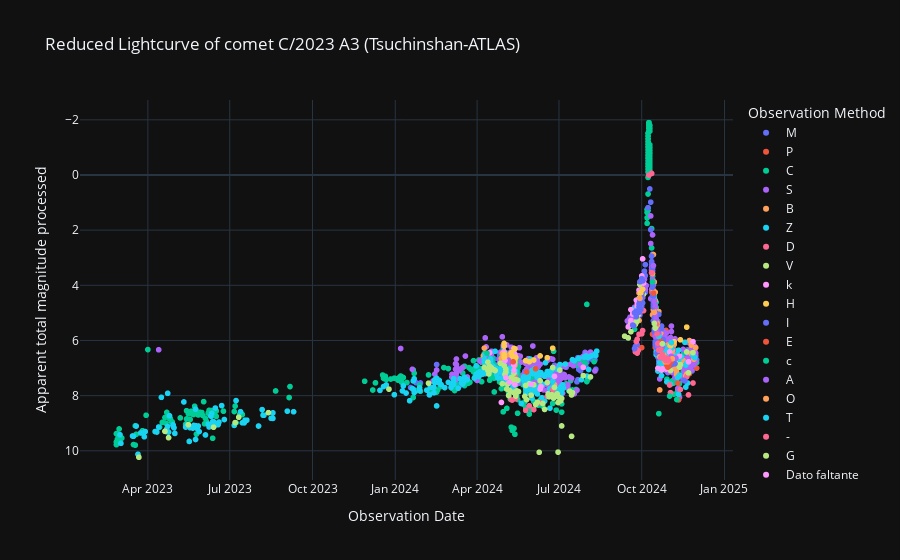

Notebook cell for this chart:
### Code cell
# Curva de luz reducida
labels = {'obs_date':'Observation Date','magnitud_reducida':'Apparent total magnitude processed', 'obs_method_key' : 'Observation Method'}
fig = px.scatter(curva_de_luz_procesada_df, x='obs_date', y='magnitud_reducida', color='obs_method_key', template= 'plotly_dark', labels= labels, title=f'Reduced Lightcurve of comet {nombre_cometa} (Tsuchinshan-ATLAS)')
fig.update_yaxes(autorange="reversed")
fig.show()

### Figure 1 — Plotly figure (JSON) as saved in the notebook; plotly's stock layout.template omitted (floating-point values rounded to 4 significant figures; data arrays with more than 128 entries replaced by an {"elided": "..."} marker saying what was removed)
{"data": [{"hovertemplate": "Observation Method=M<br>Observation Date=%{x}<br>Apparent total magnitude processed=%{y}<extra></extra>", "legendgroup": "M", "marker": {"color": "#636efa", "symbol": "circle"}, "mode": "markers", "name": "M", "showlegend": true, "type": "scattergl", "x": {"elided": "503 str values"}, "xaxis": "x", "y": {"elided": "503 float values"}, "yaxis": "y"}, {"hovertemplate": "Observation Method=P<br>Observation Date=%{x}<br>Apparent total magnitude processed=%{y}<extra></extra>", "legendgroup": "P", "marker": {"color": "#EF553B", "symbol": "circle"}, "mode": "markers", "name": "P", "showlegend": true, "type": "scattergl", "x": ["2024-12-01T00:00:00", "2024-11-25T00:00:00", "2024-11-23T00:00:00", "2024-11-21T00:00:00", "2024-11-16T00:00:00", "2024-10-28T00:00:00", "2024-10-22T00:00:00", "2024-10-20T00:00:00", "2024-10-16T00:00:00", "2024-10-16T00:00:00", "2024-10-15T00:00:00", "2024-10-14T00:00:00", "2024-10-14T00:00:00", "2024-10-13T00:00:00", "2024-10-13T00:00:00", "2024-10-12T00:00:00", "2024-10-01T00:00:00"], "xaxis": "x", "y": [7.001, 6.77, 7.203, 7.244, 7.424, 5.637, 5.833, 6.154, 6.25, 5.75, 5.28, 4.987, 4.587, 5.773, 3.873, 4.244, 6.26], "yaxis": "y"}, {"hovertemplate": "Observation Method=C<br>Observation Date=%{x}<br>Apparent total magnitude processed=%{y}<extra></extra>", "legendgroup": "C", "marker": {"color": "#00cc96", "symbol": "circle"}, "mode": "markers", "name": "C", "showlegend": true, "type": "scattergl", "x": {"elided": "566 str values"}, "xaxis": "x", "y": {"elided": "566 float values"}, "yaxis": "y"}, {"hovertemplate": "Observation Method=S<br>Observation Date=%{x}<br>Apparent total magnitude processed=%{y}<extra></extra>", "legendgroup": "S", "marker": {"color": "#ab63fa", "symbol": "circle"}, "mode": "markers", "name": "S", "showlegend": true, "type": "scattergl", "x": {"elided": "403 str values"}, "xaxis": "x", "y": {"elided": "403 float values"}, "yaxis": "y"}, {"hovertemplate": "Observation Method=B<br>Observation Date=%{x}<br>Apparent total magnitude processed=%{y}<extra></extra>", "legendgroup": "B", "marker": {"color": "#FFA15A", "symbol": "circle"}, "mode": "markers", "name": "B", "showlegend": true, "type": "scattergl", "x": {"elided": "150 str values"}, "xaxis": "x", "y": {"elided": "150 float values"}, "yaxis": "y"}, {"hovertemplate": "Observation Method=Z<br>Observation Date=%{x}<br>Apparent total magnitude processed=%{y}<extra></extra>", "legendgroup": "Z", "marker": {"color": "#19d3f3", "symbol": "circle"}, "mode": "markers", "name": "Z", "showlegend": true, "type": "scattergl", "x": {"elided": "339 str values"}, "xaxis": "x", "y": {"elided": "339 float values"}, "yaxis": "y"}, {"hovertemplate": "Observation Method=D<br>Observation Date=%{x}<br>Apparent total magnitude processed=%{y}<extra></extra>", "legendgroup": "D", "marker": {"color": "#FF6692", "symbol": "circle"}, "mode": "markers", "name": "D", "showlegend": true, "type": "scattergl", "x": ["2024-11-27T00:00:00", "2024-11-22T00:00:00", "2024-11-20T00:00:00", "2024-11-13T00:00:00", "2024-11-02T00:00:00", "2024-11-01T00:00:00", "2024-10-03T00:00:00", "2024-10-02T00:00:00", "2024-10-01T00:00:00", "2024-09-28T00:00:00", "2024-09-27T00:00:00", "2024-09-26T00:00:00", "2024-09-26T00:00:00", "2024-09-25T00:00:00", "2024-09-25T00:00:00", "2024-09-25T00:00:00", "2024-09-24T00:00:00", "2024-06-24T00:00:00", "2024-06-18T00:00:00", "2024-06-10T00:00:00", "2024-06-03T00:00:00", "2024-05-29T00:00:00", "2024-05-25T00:00:00", "2024-05-14T00:00:00", "2024-05-13T00:00:00", "2024-05-10T00:00:00", "2024-05-09T00:00:00"], "xaxis": "x", "y": [7.542, 7.974, 7.317, 7.776, 7.892, 7.615, 4.918, 5.642, 5.76, 5.775, 6.368, 5.958, 6.458, 6.037, 6.337, 6.037, 6.416, 7.782, 8.026, 8.261, 8.508, 8.369, 8.534, 8.115, 7.301, 8.159, 8.145], "yaxis": "y"}, {"hovertemplate": "Observation Method=V<br>Observation Date=%{x}<br>Apparent total magnitude processed=%{y}<extra></extra>", "legendgroup": "V", "marker": {"color": "#B6E880", "symbol": "circle"}, "mode": "markers", "name": "V", "showlegend": true, "type": "scattergl", "x": ["2024-11-27T00:00:00", "2024-11-22T00:00:00", "2024-11-20T00:00:00", "2024-11-13T00:00:00", "2024-11-12T00:00:00", "2024-11-08T00:00:00", "2024-11-06T00:00:00", "2024-11-02T00:00:00", "2024-11-01T00:00:00", "2024-10-28T00:00:00", "2024-10-20T00:00:00", "2024-10-16T00:00:00", "2024-10-15T00:00:00", "2024-10-03T00:00:00", "2024-10-02T00:00:00", "2024-10-01T00:00:00", "2024-09-30T00:00:00", "2024-09-29T00:00:00", "2024-09-28T00:00:00", "2024-09-27T00:00:00", "2024-09-26T00:00:00", "2024-09-26T00:00:00", "2024-09-25T00:00:00", "2024-09-25T00:00:00", "2024-09-25T00:00:00", "2024-09-24T00:00:00", "2024-09-21T00:00:00", "2024-09-19T00:00:00", "2024-09-19T00:00:00", "2024-09-16T00:00:00", "2024-09-12T00:00:00", "2024-08-05T00:00:00", "2024-07-28T00:00:00", "2024-07-16T00:00:00", "2024-07-15T00:00:00", "2024-07-15T00:00:00", "2024-07-13T00:00:00", "2024-07-04T00:00:00", "2024-07-04T00:00:00", "2024-07-03T00:00:00", "2024-07-02T00:00:00", "2024-07-02T00:00:00", "2024-06-30T00:00:00", "2024-06-30T00:00:00", "2024-06-29T00:00:00", "2024-06-28T00:00:00", "2024-06-26T00:00:00", "2024-06-25T00:00:00", "2024-06-24T00:00:00", "2024-06-24T00:00:00", "2024-06-23T00:00:00", "2024-06-20T00:00:00", "2024-06-19T00:00:00", "2024-06-18T00:00:00", "2024-06-15T00:00:00", "2024-06-13T00:00:00", "2024-06-10T00:00:00", "2024-06-09T00:00:00", "2024-06-07T00:00:00", "2024-06-05T00:00:00", "2024-06-03T00:00:00", "2024-05-31T00:00:00", "2024-05-29T00:00:00", "2024-05-26T00:00:00", "2024-05-25T00:00:00", "2024-05-24T00:00:00", "2024-05-17T00:00:00", "2024-05-16T00:00:00", "2024-05-16T00:00:00", "2024-05-15T00:00:00", "2024-05-14T00:00:00", "2024-05-14T00:00:00", "2024-05-13T00:00:00", "2024-05-12T00:00:00", "2024-05-11T00:00:00", "2024-05-10T00:00:00", "2024-05-10T00:00:00", "2024-05-09T00:00:00", "2024-05-07T00:00:00", "2024-05-06T00:00:00", "2024-05-05T00:00:00", "2024-05-04T00:00:00", "2024-05-03T00:00:00", "2024-05-03T00:00:00", "2024-05-02T00:00:00", "2024-05-01T00:00:00", "2024-04-29T00:00:00", "2024-04-27T00:00:00", "2024-04-21T00:00:00", "2024-04-20T00:00:00", "2024-04-17T00:00:00", "2024-04-16T00:00:00", "2024-04-15T00:00:00", "2024-04-15T00:00:00", "2024-04-14T00:00:00", "2024-04-13T00:00:00", "2024-04-13T00:00:00", "2024-04-09T00:00:00", "2024-02-07T00:00:00", "2023-12-25T00:00:00", "2023-08-13T00:00:00", "2023-07-11T00:00:00", "2023-07-07T00:00:00", "2023-06-13T00:00:00", "2023-05-16T00:00:00", "2023-04-24T00:00:00", "2023-04-20T00:00:00", "2023-03-22T00:00:00"], "xaxis": "x", "y": [6.442, 7.174, 6.417, 6.876, 6.964, 6.842, 6.745, 7.092, 6.715, 6.737, 6.154, 5.55, 5.18, 4.318, 3.842, 4.26, 4.369, 3.973, 4.475, 5.068, 5.258, 5.058, 5.337, 5.337, 5.137, 5.416, 5.443, 5.382, 5.682, 5.909, 5.844, 7.322, 7.275, 7.895, 7.976, 9.476, 7.84, 8.099, 9.099, 8.186, 8.074, 7.074, 8.249, 10.05, 7.937, 8.025, 7.703, 8.092, 7.982, 6.982, 7.972, 8.044, 7.935, 7.526, 8.5, 8.285, 7.461, 10.05, 8.239, 8.325, 7.608, 7.986, 7.569, 8.143, 7.634, 8.025, 7.852, 7.84, 7.44, 7.827, 7.415, 8.015, 6.801, 7.188, 7.874, 7.359, 7.459, 7.345, 7.813, 7.996, 7.581, 7.762, 7.044, 7.144, 7.226, 6.907, 7.568, 6.827, 7.092, 7.067, 6.993, 7.068, 6.942, 6.942, 7.215, 7.088, 6.788, 6.979, 7.549, 7.765, 8.617, 8.783, 8.979, 9.147, 9.055, 9.523, 9.293, 10.23], "yaxis": "y"}, {"hovertemplate": "Observation Method=k<br>Observation Date=%{x}<br>Apparent total magnitude processed=%{y}<extra></extra>", "legendgroup": "k", "marker": {"color": "#FF97FF", "symbol": "circle"}, "mode": "markers", "name": "k", "showlegend": true, "type": "scattergl", "x": ["2024-11-27T00:00:00", "2024-11-22T00:00:00", "2024-11-12T00:00:00", "2024-11-01T00:00:00", "2024-10-28T00:00:00", "2024-10-24T00:00:00", "2024-10-23T00:00:00", "2024-10-20T00:00:00", "2024-10-19T00:00:00", "2024-10-03T00:00:00", "2024-10-02T00:00:00", "2024-10-01T00:00:00", "2024-09-29T00:00:00", "2024-09-28T00:00:00", "2024-09-27T00:00:00", "2024-09-26T00:00:00", "2024-09-26T00:00:00", "2024-09-25T00:00:00", "2024-09-25T00:00:00", "2024-09-25T00:00:00", "2024-09-24T00:00:00", "2024-09-21T00:00:00", "2024-09-19T00:00:00", "2024-09-19T00:00:00", "2024-09-16T00:00:00", "2024-07-28T00:00:00", "2024-06-26T00:00:00", "2024-06-11T00:00:00", "2024-06-10T00:00:00", "2024-05-31T00:00:00", "2024-05-13T00:00:00", "2024-05-13T00:00:00", "2024-05-13T00:00:00", "2024-05-12T00:00:00", "2024-05-12T00:00:00", "2024-05-12T00:00:00", "2024-05-12T00:00:00", "2024-05-07T00:00:00", "2024-05-03T00:00:00", "2024-05-02T00:00:00", "2024-05-01T00:00:00", "2024-05-01T00:00:00", "2024-04-28T00:00:00", "2024-04-15T00:00:00"], "xaxis": "x", "y": [6.042, 6.774, 6.564, 6.415, 7.037, 7.024, 7.076, 6.154, 7.009, 3.918, 3.042, 3.66, 3.873, 4.175, 4.668, 4.658, 4.758, 5.037, 5.037, 4.537, 5.016, 5.043, 5.282, 4.882, 5.509, 6.975, 7.303, 7.669, 7.761, 7.586, 7.601, 6.301, 6.501, 6.688, 6.888, 6.888, 7.088, 7.513, 7.344, 6.726, 6.407, 6.607, 8.247, 6.442], "yaxis": "y"}, {"hovertemplate": "Observation Method=H<br>Observation Date=%{x}<br>Apparent total magnitude processed=%{y}<extra></extra>", "legendgroup": "H", "marker": {"color": "#FECB52", "symbol": "circle"}, "mode": "markers", "name": "H", "showlegend": true, "type": "scattergl", "x": ["2024-11-20T00:00:00", "2024-11-13T00:00:00", "2024-11-06T00:00:00", "2024-11-02T00:00:00", "2024-06-24T00:00:00", "2024-06-18T00:00:00", "2024-06-10T00:00:00", "2024-06-03T00:00:00", "2024-05-29T00:00:00", "2024-05-25T00:00:00", "2024-05-14T00:00:00", "2024-05-13T00:00:00", "2024-05-13T00:00:00", "2024-05-12T00:00:00", "2024-05-12T00:00:00", "2024-05-10T00:00:00", "2024-05-09T00:00:00", "2024-05-01T00:00:00", "2024-05-01T00:00:00", "2024-05-01T00:00:00", "2024-05-01T00:00:00"], "xaxis": "x", "y": [5.517, 5.976, 6.045, 6.192, 6.282, 6.626, 6.561, 6.708, 6.769, 6.734, 6.615, 6.301, 6.701, 6.288, 6.688, 6.559, 6.445, 6.107, 6.507, 6.207, 6.607], "yaxis": "y"}, {"hovertemplate": "Observation Method=I<br>Observation Date=%{x}<br>Apparent total magnitude processed=%{y}<extra></extra>", "legendgroup": "I", "marker": {"color": "#636efa", "symbol": "circle"}, "mode": "markers", "name": "I", "showlegend": true, "type": "scattergl", "x": ["2024-11-18T00:00:00", "2024-11-17T00:00:00", "2024-11-07T00:00:00", "2024-11-04T00:00:00", "2024-11-03T00:00:00", "2024-11-01T00:00:00", "2024-10-25T00:00:00", "2024-10-23T00:00:00", "2024-10-23T00:00:00", "2024-10-23T00:00:00", "2024-10-22T00:00:00", "2024-10-22T00:00:00", "2024-10-21T00:00:00", "2024-10-20T00:00:00", "2024-10-20T00:00:00", "2024-10-20T00:00:00", "2024-10-20T00:00:00", "2024-10-20T00:00:00", "2024-10-19T00:00:00", "2024-10-19T00:00:00", "2024-10-19T00:00:00", "2024-10-18T00:00:00", "2024-10-18T00:00:00", "2024-10-18T00:00:00", "2024-10-18T00:00:00", "2024-10-17T00:00:00", "2024-10-17T00:00:00", "2024-10-17T00:00:00", "2024-10-17T00:00:00", "2024-10-17T00:00:00", "2024-10-16T00:00:00", "2024-10-16T00:00:00", "2024-10-16T00:00:00", "2024-10-16T00:00:00", "2024-10-16T00:00:00", "2024-10-16T00:00:00", "2024-10-16T00:00:00", "2024-10-16T00:00:00", "2024-10-16T00:00:00", "2024-10-16T00:00:00", "2024-10-15T00:00:00", "2024-10-15T00:00:00", "2024-10-15T00:00:00", "2024-10-15T00:00:00", "2024-10-15T00:00:00", "2024-10-15T00:00:00", "2024-10-15T00:00:00", "2024-10-15T00:00:00", "2024-10-14T00:00:00", "2024-10-14T00:00:00", "2024-10-14T00:00:00", "2024-10-14T00:00:00", "2024-10-14T00:00:00", "2024-10-14T00:00:00", "2024-10-13T00:00:00", "2024-10-13T00:00:00", "2024-10-13T00:00:00", "2024-10-13T00:00:00", "2024-10-13T00:00:00", "2024-10-13T00:00:00", "2024-10-13T00:00:00", "2024-10-13T00:00:00", "2024-10-13T00:00:00", "2024-10-13T00:00:00", "2024-10-13T00:00:00", "2024-10-13T00:00:00", "2024-10-12T00:00:00", "2024-10-12T00:00:00", "2024-10-12T00:00:00", "2024-10-12T00:00:00", "2024-10-11T00:00:00", "2024-10-11T00:00:00", "2024-10-10T00:00:00", "2024-10-08T00:00:00", "2024-10-02T00:00:00", "2024-10-02T00:00:00", "2024-10-02T00:00:00", "2024-10-02T00:00:00", "2024-10-01T00:00:00", "2024-10-01T00:00:00", "2024-10-01T00:00:00", "2024-10-01T00:00:00", "2024-10-01T00:00:00", "2024-10-01T00:00:00", "2024-10-01T00:00:00", "2024-09-30T00:00:00", "2024-09-30T00:00:00", "2024-09-30T00:00:00", "2024-09-29T00:00:00", "2024-09-29T00:00:00", "2024-09-29T00:00:00", "2024-09-29T00:00:00", "2024-09-28T00:00:00", "2024-09-28T00:00:00", "2024-09-28T00:00:00", "2024-09-28T00:00:00", "2024-09-28T00:00:00", "2024-09-25T00:00:00", "2024-09-25T00:00:00", "2024-09-25T00:00:00", "2024-09-23T00:00:00", "2024-09-23T00:00:00", "2024-09-22T00:00:00", "2024-09-21T00:00:00"], "xaxis": "x", "y": [7.468, 7.444, 6.843, 6.864, 6.778, 6.915, 5.969, 6.076, 5.976, 5.576, 6.333, 6.233, 6.294, 6.254, 6.154, 6.154, 6.254, 5.054, 5.709, 5.809, 6.109, 6.466, 5.666, 5.966, 6.266, 6.212, 6.112, 5.012, 5.712, 5.912, 6.15, 5.75, 5.25, 6.05, 5.65, 5.15, 5.75, 5.55, 5.65, 5.05, 4.68, 5.18, 5.68, 5.68, 4.68, 4.58, 5.38, 5.18, 4.387, 4.587, 4.787, 4.787, 4.687, 5.287, 4.373, 4.373, 4.073, 3.873, 3.373, 3.873, 3.873, 3.873, 3.273, 3.873, 3.973, 4.073, 3.244, 2.944, 2.944, 3.144, 1.985, 0.9852, 0.5069, 1.189, 4.242, 3.842, 4.142, 4.142, 3.76, 4.36, 4.56, 4.46, 4.56, 4.56, 4.56, 4.469, 4.469, 4.869, 4.473, 4.673, 4.673, 4.573, 4.675, 4.775, 4.975, 4.975, 4.775, 4.937, 4.937, 5.137, 4.997, 6.297, 5.466, 5.443], "yaxis": "y"}, {"hovertemplate": "Observation Method=E<br>Observation Date=%{x}<br>Apparent total magnitude processed=%{y}<extra></extra>", "legendgroup": "E", "marker": {"color": "#EF553B", "symbol": "circle"}, "mode": "markers", "name": "E", "showlegend": true, "type": "scattergl", "x": ["2024-11-11T00:00:00", "2024-11-10T00:00:00", "2024-11-02T00:00:00", "2024-10-31T00:00:00", "2024-10-30T00:00:00", "2024-10-29T00:00:00", "2024-10-23T00:00:00", "2024-10-22T00:00:00", "2024-10-14T00:00:00", "2024-05-11T00:00:00"], "xaxis": "x", "y": [8.154, 7.546, 6.792, 6.939, 6.968, 6.902, 6.276, 6.033, 4.287, 6.774], "yaxis": "y"}, {"hovertemplate": "Observation Method=c<br>Observation Date=%{x}<br>Apparent total magnitude processed=%{y}<extra></extra>", "legendgroup": "c", "marker": {"color": "#00cc96", "symbol": "circle"}, "mode": "markers", "name": "c", "showlegend": true, "type": "scattergl", "x": ["2024-11-09T00:00:00", "2024-11-01T00:00:00", "2024-10-13T00:00:00", "2024-05-16T00:00:00", "2024-05-13T00:00:00", "2024-05-12T00:00:00", "2024-05-10T00:00:00", "2024-05-09T00:00:00", "2024-05-04T00:00:00", "2024-04-30T00:00:00", "2024-04-12T00:00:00"], "xaxis": "x", "y": [8.144, 8.015, 3.873, 8.64, 9.401, 9.188, 9.259, 9.145, 8.462, 8.588, 6.461], "yaxis": "y"}, {"hovertemplate": "Observation Method=A<br>Observation Date=%{x}<br>Apparent total magnitude processed=%{y}<extra></extra>", "legendgroup": "A", "marker": {"color": "#ab63fa", "symbol": "circle"}, "mode": "markers", "name": "A", "showlegend": true, "type": "scattergl", "x": ["2024-11-08T00:00:00", "2024-11-03T00:00:00", "2024-11-02T00:00:00", "2024-10-24T00:00:00", "2024-10-22T00:00:00", "2024-10-20T00:00:00", "2024-10-19T00:00:00", "2024-10-18T00:00:00", "2024-10-18T00:00:00", "2024-10-17T00:00:00", "2024-10-16T00:00:00", "2024-10-16T00:00:00", "2024-10-16T00:00:00", "2024-10-15T00:00:00", "2024-10-14T00:00:00", "2024-10-13T00:00:00"], "xaxis": "x", "y": [6.642, 6.578, 5.892, 6.224, 6.133, 5.754, 6.209, 5.866, 5.666, 5.212, 5.05, 5.85, 4.75, 4.58, 3.287, 2.173], "yaxis": "y"}, {"hovertemplate": "Observation Method=O<br>Observation Date=%{x}<br>Apparent total magnitude processed=%{y}<extra></extra>", "legendgroup": "O", "marker": {"color": "#FFA15A", "symbol": "circle"}, "mode": "markers", "name": "O", "showlegend": true, "type": "scattergl", "x": ["2024-11-04T00:00:00", "2024-10-30T00:00:00", "2024-10-28T00:00:00", "2024-10-27T00:00:00", "2024-10-22T00:00:00", "2024-10-21T00:00:00", "2024-10-15T00:00:00", "2024-09-29T00:00:00"], "xaxis": "x", "y": [6.664, 6.768, 6.737, 6.776, 6.633, 6.594, 4.98, 4.473], "yaxis": "y"}, {"hovertemplate": "Observation Method=T<br>Observation Date=%{x}<br>Apparent total magnitude processed=%{y}<extra></extra>", "legendgroup": "T", "marker": {"color": "#19d3f3", "symbol": "circle"}, "mode": "markers", "name": "T", "showlegend": true, "type": "scattergl", "x": ["2024-11-03T00:00:00", "2024-10-21T00:00:00", "2024-10-20T00:00:00"], "xaxis": "x", "y": [6.078, 6.794, 5.854], "yaxis": "y"}, {"hovertemplate": "Observation Method=-<br>Observation Date=%{x}<br>Apparent total magnitude processed=%{y}<extra></extra>", "legendgroup": "-", "marker": {"color": "#FF6692", "symbol": "circle"}, "mode": "markers", "name": "-", "showlegend": true, "type": "scattergl", "x": ["2024-10-31T00:00:00", "2024-10-30T00:00:00", "2024-10-29T00:00:00", "2024-10-28T00:00:00", "2024-10-28T00:00:00", "2024-10-27T00:00:00", "2024-10-24T00:00:00", "2024-10-22T00:00:00", "2024-10-22T00:00:00", "2024-10-20T00:00:00", "2024-10-19T00:00:00", "2024-10-18T00:00:00", "2024-10-17T00:00:00", "2024-10-12T00:00:00", "2024-10-12T00:00:00", "2024-10-12T00:00:00", "2024-10-12T00:00:00", "2024-10-09T00:00:00"], "xaxis": "x", "y": [6.739, 6.668, 6.702, 6.737, 6.637, 6.676, 6.524, 6.633, 6.333, 6.354, 6.109, 5.766, 5.412, 3.544, 3.544, -0.05629, -0.05629, 0.006221], "yaxis": "y"}, {"hovertemplate": "Observation Method=G<br>Observation Date=%{x}<br>Apparent total magnitude processed=%{y}<extra></extra>", "legendgroup": "G", "marker": {"color": "#B6E880", "symbol": "circle"}, "mode": "markers", "name": "G", "showlegend": true, "type": "scattergl", "x": ["2024-10-24T00:00:00", "2024-10-16T00:00:00", "2024-10-15T00:00:00"], "xaxis": "x", "y": [6.124, 5.55, 5.38], "yaxis": "y"}, {"hovertemplate": "Observation Method=Dato faltante<br>Observation Date=%{x}<br>Apparent total magnitude processed=%{y}<extra></extra>", "legendgroup": "Dato faltante", "marker": {"color": "#FF97FF", "symbol": "circle"}, "mode": "markers", "name": "Dato faltante", "showlegend": true, "type": "scattergl", "x": ["2024-10-16T00:00:00"], "xaxis": "x", "y": [null], "yaxis": "y"}, {"hovertemplate": "Observation Method=t<br>Observation Date=%{x}<br>Apparent total magnitude processed=%{y}<extra></extra>", "legendgroup": "t", "marker": {"color": "#FECB52", "symbol": "circle"}, "mode": "markers", "name": "t", "showlegend": true, "type": "scattergl", "x": ["2024-10-02T00:00:00", "2024-09-30T00:00:00"], "xaxis": "x", "y": [4.142, 4.269], "yaxis": "y"}, {"hovertemplate": "Observation Method=i<br>Observation Date=%{x}<br>Apparent total magnitude processed=%{y}<extra></extra>", "legendgroup": "i", "marker": {"color": "#636efa", "symbol": "circle"}, "mode": "markers", "name": "i", "showlegend": true, "type": "scattergl", "x": ["2024-09-29T00:00:00"], "xaxis": "x", "y": [3.873], "yaxis": "y"}, {"hovertemplate": "Observation Method=d<br>Observation Date=%{x}<br>Apparent total magnitude processed=%{y}<extra></extra>", "legendgroup": "d", "marker": {"color": "#EF553B", "symbol": "circle"}, "mode": "markers", "name": "d", "showlegend": true, "type": "scattergl", "x": ["2024-06-05T00:00:00", "2024-05-26T00:00:00"], "xaxis": "x", "y": [7.025, 7.143], "yaxis": "y"}], "layout": {"legend": {"title": {"text": "Observation Method"}, "tracegroupgap": 0}, "title": {"text": "Reduced Lightcurve of comet C/2023 A3 (Tsuchinshan-ATLAS)"}, "xaxis": {"anchor": "y", "domain": [0, 1], "title": {"text": "Observation Date"}}, "yaxis": {"anchor": "x", "autorange": "reversed", "domain": [0, 1], "title": {"text": "Apparent total magnitude processed"}}}}
